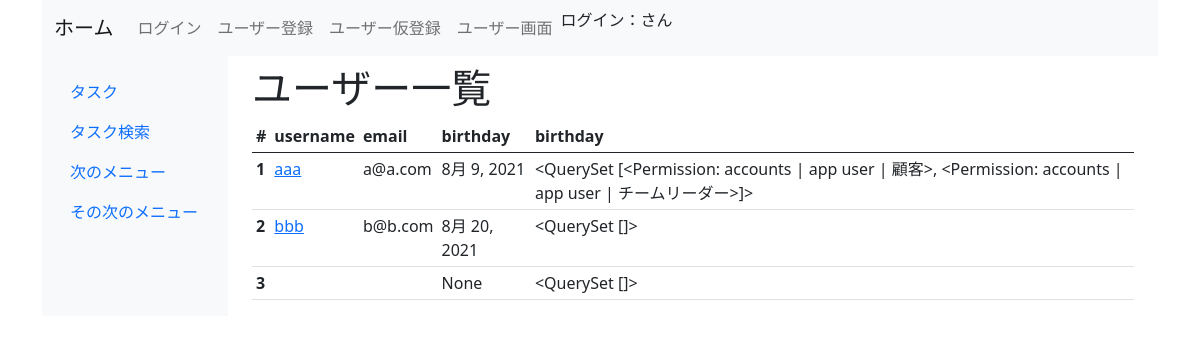
The page /accounts/user_list/ on the database as committed earlier.
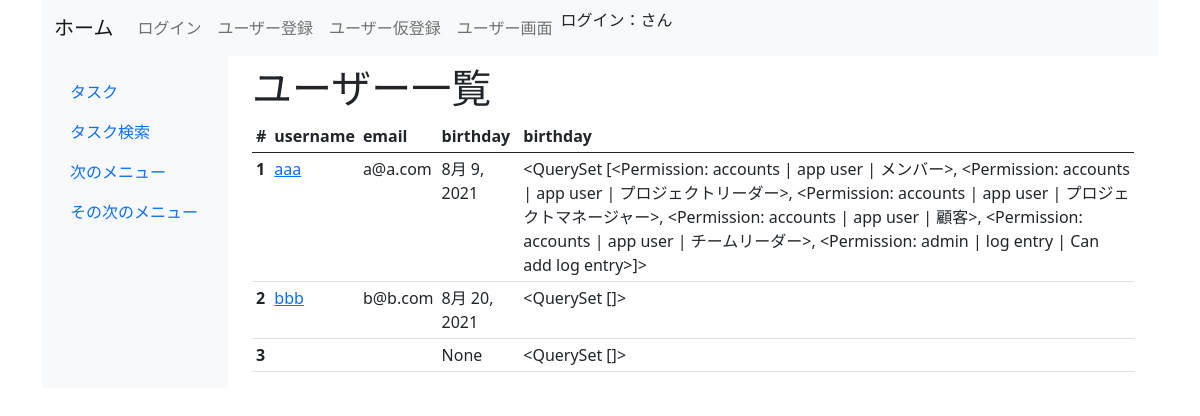
The same page on the database as committed later.
### accounts/models.py (models this page shows)
class AppUser(AbstractBaseUser, PermissionsMixin):
    username = CharField('ユーザー名', max_length=150)
    email = EmailField('メール', max_length=150, unique=True)
    birthday = DateField('誕生日', null=True)
    is_active = BooleanField('有効フラグ', default=True)
    is_staff = BooleanField('', default=False)
    is_superuser = BooleanField('管理者フラグ', default=False)  # TODO 管理画面が見れる、初回のユーザ登録に
    picture = FileField('写真', null=True, upload_to='puture/', blank=True)  # TODO 未使用
    USERNAME_FIELD = 'email'
    REQUIRED_FIELDS = ['username', ]
    objects = UserManager()
    class Meta:
        default_permissions = ()  # Djangoデフォルトの権限を無効
        permissions = [
            ('mb', 'メンバー'),
            ('tl', 'チームリーダー'),
            ('pl', 'プロジェクトリーダー'),
            ('pm', 'プロジェクトマネージャー'),
            ('po', '顧客'),
        ]

### accounts/views.py (the view)
# urls.py: path('user_list/', UserListView.as_view(), name='user_list'),
class UserListView(View, LoginRequiredMixin, PermissionRequiredMixin):
    template_name = os.path.join('auth', 'user_list.html')
    def get(self, request, *args, **kwargs):
        users = AppUser.objects.all()
        for user in users:
            perms = user.user_permissions
            for perm in perms.all():
                print(perm.name)
        return render(request, self.template_name, {'users': users})

### templates/auth/user_list.html
{% extends 'base.html' %}
{% block content %}
<h1>ユーザー一覧</h1>
<table class="table table-hover table-sm">
    <thead>
        <tr>
            <th scope="col">#</th>
            <th scope="col">username</th>
            <th scope="col">email</th>
            <th scope="col">birthday</th>
            <th scope="col">birthday</th>
        </tr>
    </thead>
    <tbody>
        {% for user in users %}
        <tr>
            <th scope="row">{{ forloop.counter }}</th>
            <td><a href="{% url 'accounts:update_user' id=user.id %}">{{user.username}}</a></td>
            <td>{{user.email}}</td>
            <td>{{user.birthday}}</td>
            <td>{{user.user_permissions.all}}</td>
        </tr>
        {% endfor %}
    </tbody>
</table>
{% endblock %}

Rows that differ between the two databases and show on the page:
changed AppUser "aaa": user_permissions.all "<QuerySet [<Permission: accounts | app user | 顧客>, <Permission: accounts | app user | チームリーダー>]>" → "…| app user | メンバー>, <Permission: accounts | app user | プロジェクトリーダー>, <Permission: accounts | app user | プロジェクトマネージャー>, <Permission: accounts | app user | 顧客>, <Permission: accounts | app user | チームリーダー>, <Permission: admin | log entry | Can add log entry>]>"
